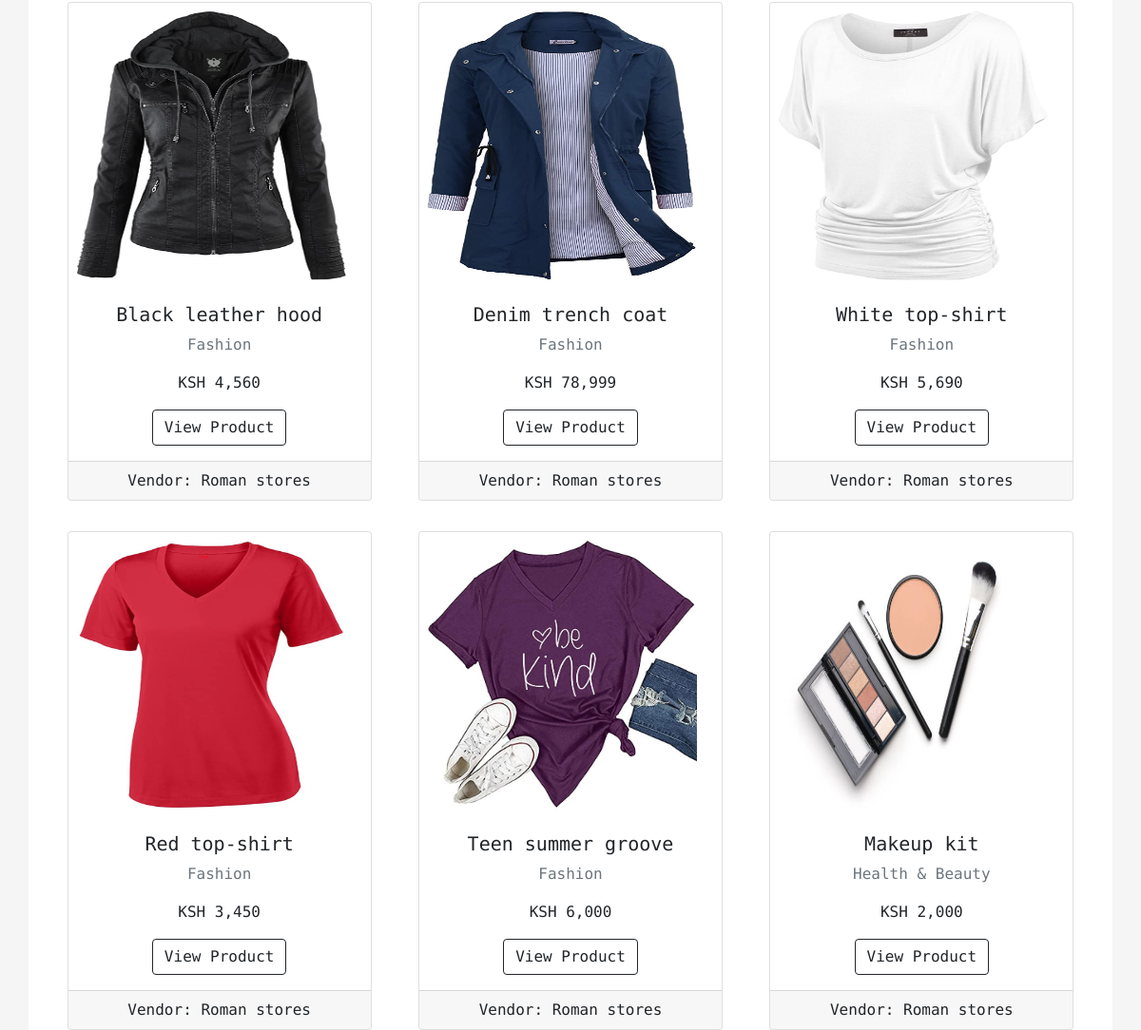
The app's page /products/all-products/ (middle part), older data.
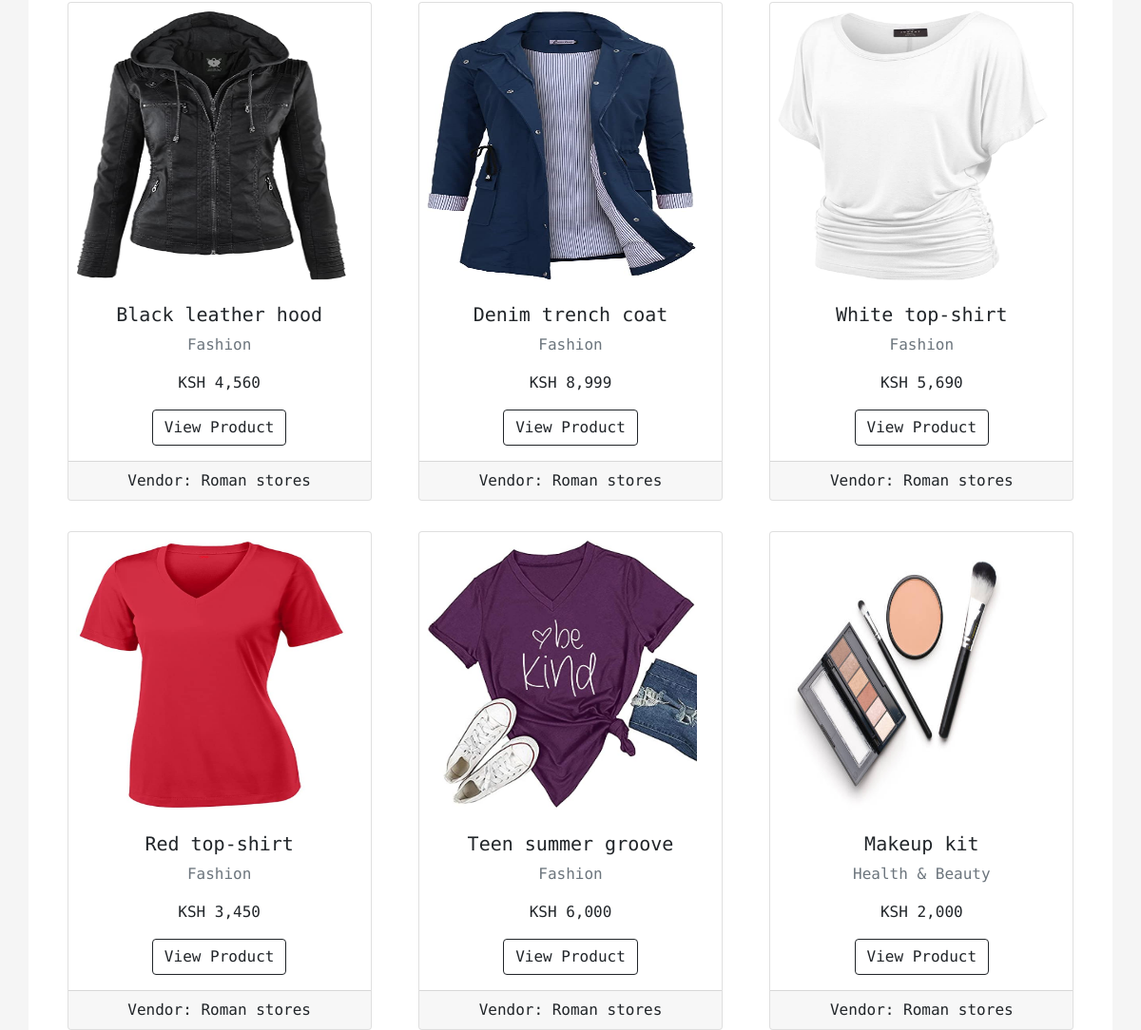
The same page, newer data.
### products/models.py (models this page shows, shortened)
class Product(models.Model):
    vendor = models.ForeignKey(VendorProfile, on_delete=models.CASCADE, related_name='owning_business', blank=True)
    short_name = models.CharField(max_length=100, unique=True)
    short_name_slug = AutoSlugField(populate_from='short_name')
    full_name = models.CharField(max_length=250, unique=True)
    category = models.ForeignKey(Category, on_delete=models.CASCADE)
    product_thumbnail = models.ImageField(upload_to='product_thumbnail')
    product_price = models.IntegerField(default=0)
    product_description = RichTextUploadingField()
    date_posted = models.DateField(auto_now_add=True)
    class Meta:
        ordering = ['-date_posted']

class Category(models.Model):
    category_title = models.CharField(max_length=100, unique=True)
    def __str__(self):
        return self.category_title

### vendors/models.py (models this page shows)
class VendorProfile(models.Model):
    user = models.OneToOneField(User, on_delete=models.CASCADE, related_name='user_account', primary_key=True, blank=True)
    business_name = models.CharField(max_length=100, unique=True)
    profile_image = models.ImageField(upload_to='vendor_profile_image')
    business_email = models.EmailField(max_length=100, unique=True)
    personal_phone = models.CharField(max_length=50, unique=True)
    business_phone = models.CharField(max_length=50, unique=True)
    date_joined = models.DateField(auto_now_add=True)
    class Meta:
        ordering = ['-date_joined']
    def __str__(self):
        return self.business_name

### products/views.py (the view)
# urls.py: path('products/', include('products.urls')),
def products(request):
    product_filter = Product.objects.all()
    error_message = "OOPS! Couldn't find E-Comm the product. Something is wrong on our end. We are sorry for the inconvinience and are doing everything to re-establish the E-Comm. shopping experience. Check back in a few."
    context = {
        'all_products': product_filter,
        'error_message': error_message,
    }
    return render(request, 'products/products_home.html', context)

### cart/cart.py (called while the page is built)
    def __len__(self):
        return sum(item['quantity'] for item in self.cart.values())

### cart/context_processors.py (called while the page is built)
def cart(request):
    return {'cart': Cart(request)}

### products/templates/products/products_home.html (shortened to what this page needs)
{% extends 'base.html' %}
{% load static %}
{% load humanize %}
{% block body %}
<div class="all-products-container bg-light">
  {% if all_products %}
  {% for product in all_products %}
  <div class="card" style="width: 20rem" id="prod-card">
    <img
      src="{{ product.product_thumbnail.url }}"
      class="card-img-top img-fluid"
      alt="..."
      id="prod-img"
    />
    <div class="card-body text-center">
      <h5 class="card-title">{{ product.short_name }}</h5>
      <p class="card-text text-muted">{{ product.category }}</p>
      <p class="card-text">KSH {{ product.product_price|intcomma }}</p>
      <a
        href="{% url 'product_details' product.short_name_slug %}"
        class="btn btn-outline-dark"
        >View Product</a
      >
    </div>
    <div class="card-footer text-center">Vendor: {{ product.vendor }}</div>
  </div>
  {% endfor %}
  {% endif %}
</div>
{% endblock %}

### templates/base.html (shortened to what this page needs)
{% load static %}
<!DOCTYPE html>
<html lang="en">
  <head>
    <link
      rel="stylesheet"
      href="https://cdn.jsdelivr.net/npm/bootstrap@5.1.3/dist/css/bootstrap.min.css"
    />
    <link
      rel="stylesheet"
      href="https://cdn.jsdelivr.net/npm/bootstrap-icons@1.8.0/font/bootstrap-icons.css"
    />
    <link
      rel="stylesheet"
      href="https://cdnjs.cloudflare.com/ajax/libs/animate.css/4.1.1/animate.min.css"
    />
    <link rel="stylesheet" href="{% static 'css/styles.css' %}" />
  </head>
  <body>
    <div class="container main-body">
      {% block body %}{% endblock %}
    </div>
  </body>
</html>

### static/css/styles.css (style rules this page uses)
body, html { height: 100vh !important; width: 100% !important; margin: 0 !important; padding: 0 !important; scroll-behavior: smooth !important; font-family: "Syne Mono", monospace !important; background-color: whitesmoke !important; }
* { scrollbar-width: thin; scrollbar-color: #343a40 white; }
.main-body { padding: 1rem 0; }
.bg-light { background-color: white !important; }
.all-products-container, .prod-sections { display: flex; flex-direction: row; justify-content: space-around; align-items: center; flex-wrap: wrap; }
.all-products-container { padding: 1rem; }
#prod-img { max-width: 300px; height: 300px; padding: 0.5rem; }
#prod-card { margin: 1rem; }

Row changes from the older to the newer data that the page shows:
changed Product "Denim trench coat": product_price "78,999" → "8,999"
